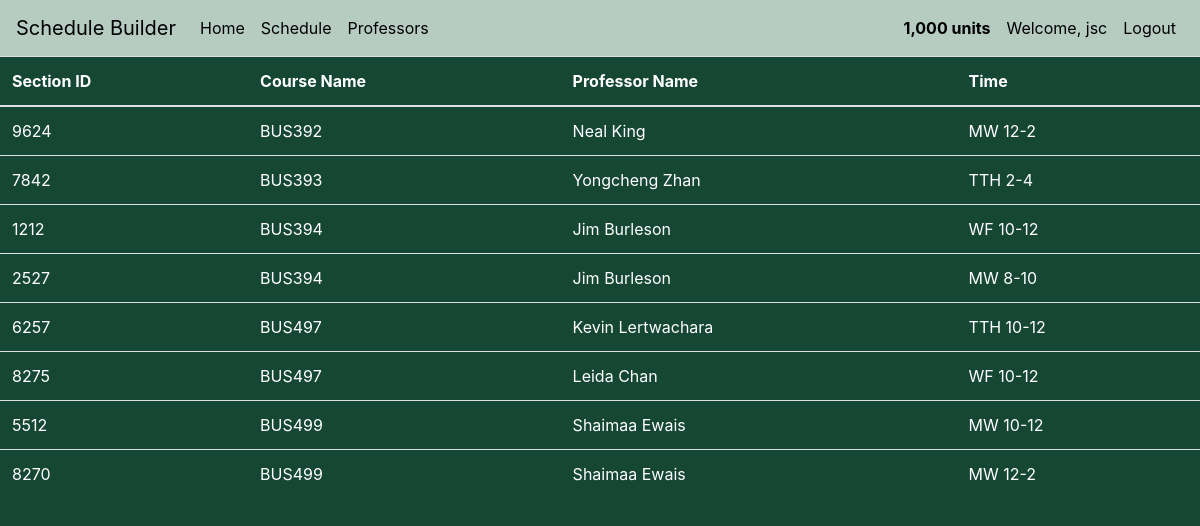
Page /section (signed in) on the committed database.
### ScheduleCrafter/crafter/models.py (models this page shows, shortened)
class User(db.Model, UserMixin):
    __tablename__ = 'Students'
    id = db.Column(db.Integer(), primary_key=True)
    username = db.Column(db.String(length=30),nullable = False, unique=True)
    email_address = db.Column(db.String(length=50), nullable=False, unique=True)
    password_hash = db.Column(db.String(length=60), nullable=False)
    budget = db.Column(db.Integer(), nullable=False, default=18)
    courses = db.relationship('Course', backref = 'owned_student', lazy = True)
    @property
    def prettier_units(self):
       if len(str(self.budget)) >=4:
           return f'{str(self.budget)[:-3]},{str(self.budget)[-3:]}'
       else:
           return f"{self.budget}"
    @property
    def password(self):
        return self.password

class Section(db.Model):
    __tablename__ = "Sections"
    id = db.Column('SectionID', db.String(length=10), primary_key =True)
    course = db.Column('CourseName',db.String(), db.ForeignKey('Course.id'))
    professor = db.Column('ProfessorName',db.String(), db.ForeignKey('Professor.name'))
    time = db.Column('Time',db.String(length=20), nullable=True)

### ScheduleCrafter/crafter/routes.py (the view)
@app.route('/section')
def section_list():
    sections = Section.query.all()
    return render_template('sections.html', sections=sections)

### ScheduleCrafter/crafter/models.py (called while the page is built)
@login_manager.user_loader
def load_user(user_id):
    return User.query.get(int(user_id))

### ScheduleCrafter/crafter/templates/sections.html (shortened to what this page needs)
{% extends 'base.html' %}
{% block content %}
    <table class="table table-hover" style="color:white; ">
        <thead>
            <tr>
                <th scope="col">Section ID</th>
                <th scope="col">Course Name</th>
                <th scope="col">Professor Name</th>
                <th scope="col">Time</th>
            </tr>
        </thead>
        <tbody>
            {% for section in sections %}
                <tr>
                    <td>{{ section.id }}</td>
                    <td>{{ section.course }}</td>
                    <td>{{ section.professor }}</td>
                    <td>{{ section.time }}</td>
                </tr>
            {% endfor %}
        </tbody>
    </table>
{% endblock %}

### ScheduleCrafter/crafter/templates/base.html (shortened to what this page needs)
<!doctype html>
<html lang="en">
   <head>
      <link rel="stylesheet" href="https://cdn.jsdelivr.net/npm/bootstrap@4.5.3/dist/css/bootstrap.min.css">
   </head>
   <body>
      <nav class="navbar navbar-expand-md navbar-custom ">
            <a class="navbar-brand" href="#">Schedule Builder</a>
            <div class="collapse navbar-collapse" id="navbarNav">
                <ul class="navbar-nav mr-auto">
                    <li class="nav-item active">
                        <a class="nav-link" href="{{ url_for('home_page') }}">Home <span class="sr-only">(current)</span></a>
                    </li>
                    <li class="nav-item">
                        <a class="nav-link" href="{{ url_for('schedule_page') }}">Schedule</a>
                    </li>
                    <li class="nav-item">
                        <a class="nav-link" href="{{ url_for('professor_list') }}">Professors</a>
                    </li>
                </ul>
                {% if current_user.is_authenticated %}
                    <ul class="navbar-nav">
                        <li class="nav-item">
                            <a class="nav-link" style="color: black; font-weight: bold">
                                {{ current_user.prettier_units }} units
                            </a>
                        </li>
                        <li class="nav-item">
                            <a class="nav-link">Welcome, {{ current_user.username }}</a>
                        </li>
                        <li class="nav-item">
                            <a class="nav-link" href="{{ url_for('logout_page') }}">Logout</a>
                        </li>
                </ul>
                    {% endif %}
            </div>
      </nav>
      {% block content %}
      {% endblock %}
   </body>
</html>

### ScheduleCrafter/crafter/templates/base.html (style rules this page uses)
.navbar-custom { background-color: #B6CCC2; }
a { color: black; }
body { background-color: #154734; color: white }

### rows in the picture
User: prettier_units "1,000", username "jsc"
Section: id "9624", course "BUS392", professor "Neal King", time "MW 12-2"
Section: id "7842", course "BUS393", professor "Yongcheng Zhan", time "TTH 2-4"
Section: id "1212", course "BUS394", professor "Jim Burleson", time "WF 10-12"
Section: id "2527", course "BUS394", professor "Jim Burleson", time "MW 8-10"
Section: id "6257", course "BUS497", professor "Kevin Lertwachara", time "TTH 10-12"
Section: id "8275", course "BUS497", professor "Leida Chan", time "WF 10-12"
Section: id "5512", course "BUS499", professor "Shaimaa Ewais", time "MW 10-12"
Section: id "8270", course "BUS499", professor "Shaimaa Ewais", time "MW 12-2"
